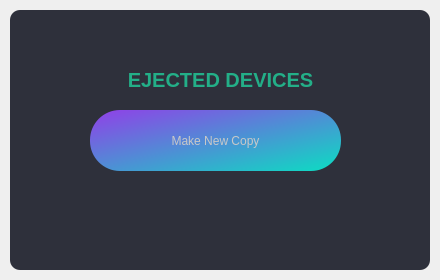
<?xml version="1.0" encoding="UTF-8"?>
<ui version="4.0">
 <class>MainWindow</class>
 <widget class="QMainWindow" name="MainWindow">
  <property name="geometry">
   <rect>
    <x>0</x>
    <y>0</y>
    <width>440</width>
    <height>280</height>
   </rect>
  </property>
  <property name="sizePolicy">
   <sizepolicy hsizetype="Fixed" vsizetype="Fixed">
    <horstretch>0</horstretch>
    <verstretch>0</verstretch>
   </sizepolicy>
  </property>
  <property name="minimumSize">
   <size>
    <width>440</width>
    <height>280</height>
   </size>
  </property>
  <property name="maximumSize">
   <size>
    <width>440</width>
    <height>280</height>
   </size>
  </property>
  <property name="windowTitle">
   <string>AlphaCopy</string>
  </property>
  <widget class="QWidget" name="newCopyWdg">
   <widget class="QFrame" name="darkBG">
    <property name="geometry">
     <rect>
      <x>10</x>
      <y>10</y>
      <width>420</width>
      <height>260</height>
     </rect>
    </property>
    <property name="styleSheet">
     <string notr="true">QFrame{
	background-color: rgb(46, 48, 59);
	color:rgb(220, 220, 220);
	border-radius: 10px;
}</string>
    </property>
    <property name="frameShape">
     <enum>QFrame::StyledPanel</enum>
    </property>
    <property name="frameShadow">
     <enum>QFrame::Raised</enum>
    </property>
    <widget class="QPushButton" name="newCoyPB">
     <property name="geometry">
      <rect>
       <x>80</x>
       <y>100</y>
       <width>251</width>
       <height>61</height>
      </rect>
     </property>
     <property name="styleSheet">
      <string notr="true">QPushButton {
    background-color: qlineargradient(spread:pad, x1:0, y1:0, x2:1, y2:1, stop:0 rgba(0, 0, 0, 255), stop:0.0138249 rgba(0, 0, 0, 255), stop:0.0184332 rgba(143, 66, 231, 255), stop:0.976959 rgba(14, 218, 195, 255), stop:1 rgba(255, 255, 255, 255));
	color: rgb(200, 200, 200);
	border-style: none;
	border-radius: 30px;
	text-align: center;
}
QPushButton::pressed {
    background-color: qlineargradient(spread:pad, x1:0, y1:0, x2:1, y2:1, stop:0 rgba(222, 151, 255, 255), stop:1 rgba(54, 237, 216, 255));
	color: rgb(200, 200, 200);
	border-style: none;
	border-radius: 30px;
	text-align: center;
}</string>
     </property>
     <property name="text">
      <string>Make New Copy</string>
     </property>
     <property name="shortcut">
      <string>Return</string>
     </property>
    </widget>
    <widget class="QLabel" name="ejectedLb">
     <property name="geometry">
      <rect>
       <x>0</x>
       <y>50</y>
       <width>421</width>
       <height>41</height>
      </rect>
     </property>
     <property name="font">
      <font>
       <pointsize>15</pointsize>
      </font>
     </property>
     <property name="styleSheet">
      <string notr="true">color: rgb(35, 175, 136);</string>
     </property>
     <property name="text">
      <string>&lt;strong&gt;EJECTED DEVICES</string>
     </property>
     <property name="alignment">
      <set>Qt::AlignCenter</set>
     </property>
    </widget>
   </widget>
  </widget>
 </widget>
 <resources/>
 <connections/>
</ui>
